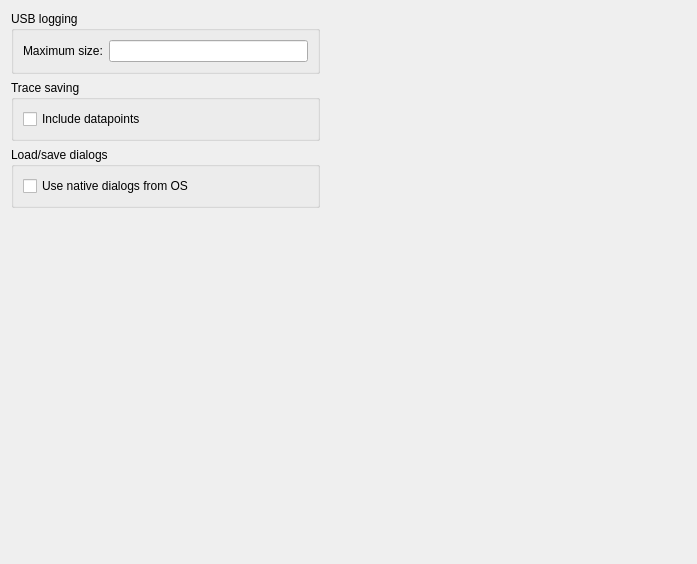
          <widget class="QWidget" name="scrollAreaWidgetContents_5">
           <property name="geometry">
            <rect>
             <x>0</x>
             <y>0</y>
             <width>697</width>
             <height>564</height>
            </rect>
           </property>
           <layout class="QHBoxLayout" name="horizontalLayout_19">
            <item>
             <layout class="QVBoxLayout" name="verticalLayout_30">
              <item>
               <widget class="QGroupBox" name="groupBox_23">
                <property name="title">
                 <string>USB logging</string>
                </property>
                <layout class="QFormLayout" name="formLayout_15">
                 <item row="0" column="0">
                  <widget class="QLabel" name="label_54">
                   <property name="text">
                    <string>Maximum size:</string>
                   </property>
                  </widget>
                 </item>
                 <item row="0" column="1">
                  <widget class="SIUnitEdit" name="DebugMaxUSBlogSize"/>
                 </item>
                </layout>
               </widget>
              </item>
              <item>
               <widget class="QGroupBox" name="groupBox_24">
                <property name="title">
                 <string>Trace saving</string>
                </property>
                <layout class="QVBoxLayout" name="verticalLayout_31">
                 <item>
                  <widget class="QCheckBox" name="DebugSaveTraceData">
                   <property name="text">
                    <string>Include datapoints</string>
                   </property>
                  </widget>
                 </item>
                </layout>
               </widget>
              </item>
              <item>
               <widget class="QGroupBox" name="groupBox_25">
                <property name="title">
                 <string>Load/save dialogs</string>
                </property>
                <layout class="QVBoxLayout" name="verticalLayout_24">
                 <item>
                  <widget class="QCheckBox" name="DebugUseNativeDialogs">
                   <property name="text">
                    <string>Use native dialogs from OS</string>
                   </property>
                  </widget>
                 </item>
                </layout>
               </widget>
              </item>
              <item>
               <spacer name="verticalSpacer_9">
                <property name="orientation">
                 <enum>Qt::Orientation::Vertical</enum>
                </property>
                <property name="sizeHint" stdset="0">
                 <size>
                  <width>20</width>
                  <height>40</height>
                 </size>
                </property>
               </spacer>
              </item>
             </layout>
            </item>
            <item>
             <spacer name="horizontalSpacer_7">
              <property name="orientation">
               <enum>Qt::Orientation::Horizontal</enum>
              </property>
              <property name="sizeHint" stdset="0">
               <size>
                <width>366</width>
                <height>20</height>
               </size>
              </property>
             </spacer>
            </item>
           </layout>
          </widget>
